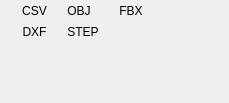
<?xml version="1.0" encoding="UTF-8"?>
<ui version="4.0">
 <class>ToolBarExportGroup</class>
 <widget class="QWidget" name="ToolBarExportGroup">
  <property name="geometry">
   <rect>
    <x>0</x>
    <y>0</y>
    <width>229</width>
    <height>103</height>
   </rect>
  </property>
  <property name="windowTitle">
   <string>Form</string>
  </property>
  <layout class="QGridLayout" name="gridLayout">
   <property name="leftMargin">
    <number>3</number>
   </property>
   <property name="topMargin">
    <number>0</number>
   </property>
   <property name="rightMargin">
    <number>3</number>
   </property>
   <property name="bottomMargin">
    <number>0</number>
   </property>
   <property name="horizontalSpacing">
    <number>6</number>
   </property>
   <property name="verticalSpacing">
    <number>0</number>
   </property>
   <item row="3" column="0" colspan="4">
    <spacer name="verticalSpacer">
     <property name="orientation">
      <enum>Qt::Vertical</enum>
     </property>
     <property name="sizeHint" stdset="0">
      <size>
       <width>0</width>
       <height>0</height>
      </size>
     </property>
    </spacer>
   </item>
   <item row="1" column="3">
    <widget class="QToolButton" name="exportToStepButton">
     <property name="toolTip">
      <string>Export objects to STEP</string>
     </property>
     <property name="text">
      <string>STEP</string>
     </property>
     <property name="autoRaise">
      <bool>true</bool>
     </property>
    </widget>
   </item>
   <item row="0" column="3">
    <widget class="QToolButton" name="exportToObjButton">
     <property name="text">
      <string>OBJ</string>
     </property>
     <property name="autoRaise">
      <bool>true</bool>
     </property>
    </widget>
   </item>
   <item row="0" column="2">
    <widget class="QToolButton" name="exportToCsvButton">
     <property name="sizePolicy">
      <sizepolicy hsizetype="Minimum" vsizetype="Fixed">
       <horstretch>0</horstretch>
       <verstretch>0</verstretch>
      </sizepolicy>
     </property>
     <property name="toolTip">
      <string>Export objects to CSV</string>
     </property>
     <property name="text">
      <string>CSV</string>
     </property>
     <property name="autoRaise">
      <bool>true</bool>
     </property>
    </widget>
   </item>
   <item row="1" column="2">
    <widget class="QToolButton" name="exportToDxfButton">
     <property name="sizePolicy">
      <sizepolicy hsizetype="Minimum" vsizetype="Fixed">
       <horstretch>0</horstretch>
       <verstretch>0</verstretch>
      </sizepolicy>
     </property>
     <property name="toolTip">
      <string>Export objects to DXF</string>
     </property>
     <property name="text">
      <string>DXF</string>
     </property>
     <property name="autoRaise">
      <bool>true</bool>
     </property>
    </widget>
   </item>
   <item row="0" column="4">
    <widget class="QToolButton" name="exportToFbxButton">
     <property name="text">
      <string>FBX</string>
     </property>
     <property name="autoRaise">
      <bool>true</bool>
     </property>
    </widget>
   </item>
   <item row="0" column="5" rowspan="4">
    <spacer name="horizontalSpacer">
     <property name="orientation">
      <enum>Qt::Horizontal</enum>
     </property>
     <property name="sizeHint" stdset="0">
      <size>
       <width>0</width>
       <height>0</height>
      </size>
     </property>
    </spacer>
   </item>
  </layout>
 </widget>
 <resources>
  <include location="../../../openscantools.qrc"/>
 </resources>
 <connections/>
</ui>
